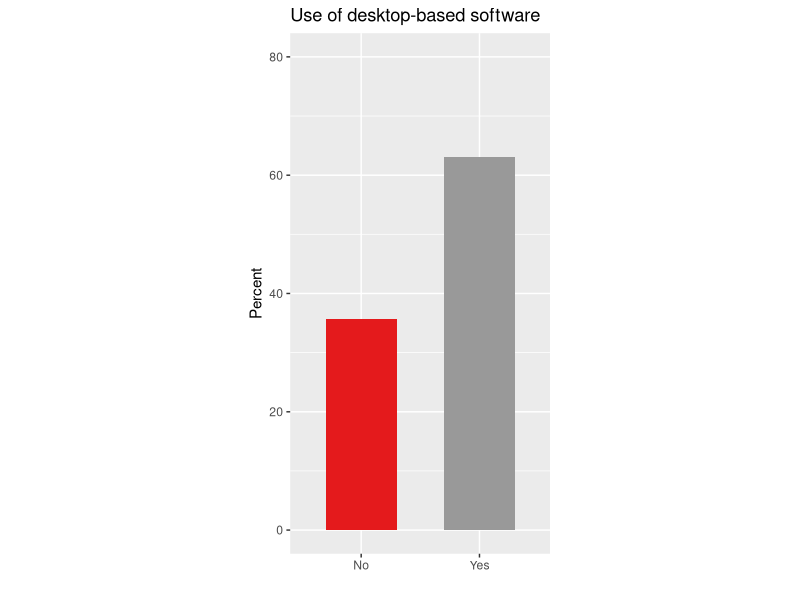

Here is the R script that generated this plot:
library('stringr')
library(ggplot2)
library(RColorBrewer)

wd <- setwd('/Users/julia_wagemann/Documents/github/survey_analysis/')

formats <- c("Yes",
             "No"
)

perc <- c(63.0,35.7)
data_use_sums <- data.frame(as.factor(formats), perc)

data_use_sums$as.factor.formats. <- factor(data_use_sums$as.factor.formats., levels=data_use_sums$as.factor.formats.[order(data_use_sums$perc)])

colourCount = length(unique(data_use_sums$perc))
getPalette = colorRampPalette(brewer.pal(9, "Set1"))

ggplot(data_use_sums, aes(y=perc, x=as.factor.formats.,fill=as.factor.formats., ymin=0)) + 
  geom_bar(stat="identity",width=0.6) +
  labs(x="", y="Percent", title="Use of desktop-based software") +
  scale_fill_manual(values=getPalette(colourCount)) +
  ylim(0,80) +
  theme(legend.position="none", aspect.ratio = 2/1) +
  scale_x_discrete(labels = function(x) str_wrap(x, width = 10))
